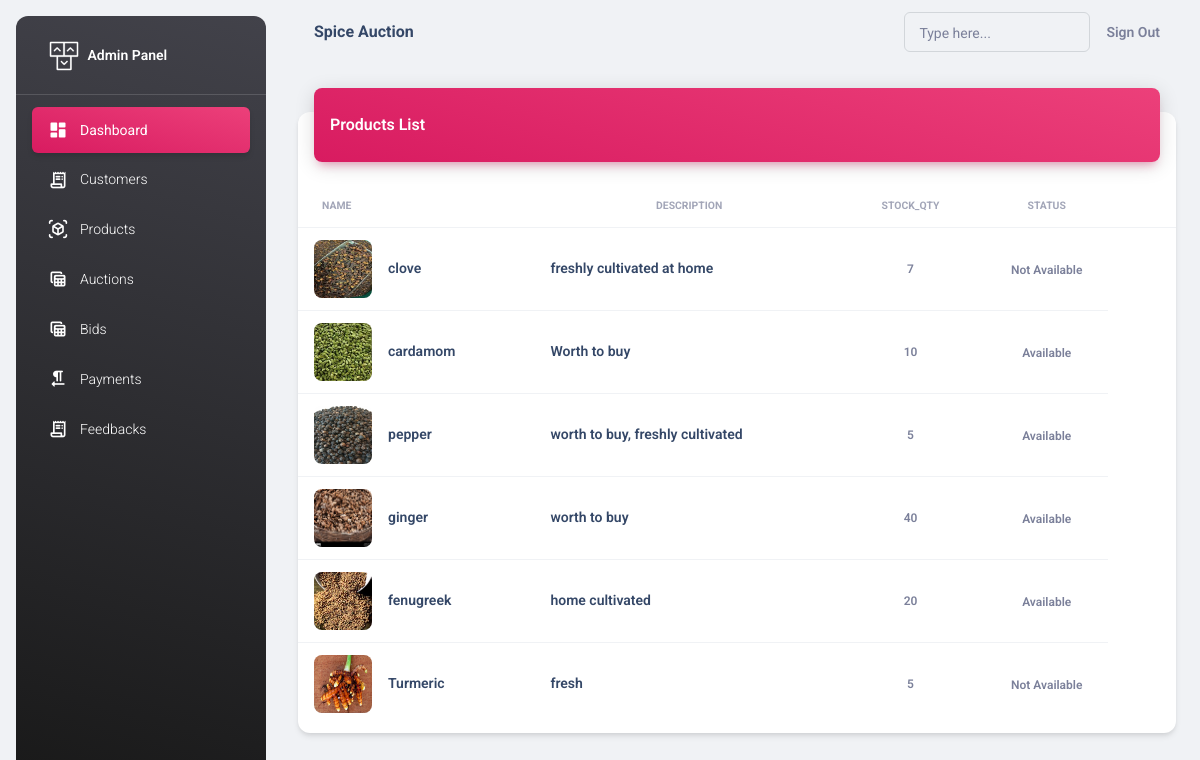
The page /adminapi/products/ (signed in) on the database its author committed.
### adminapi/models.py (models this page shows, shortened)
class Spice(models.Model):
    seller = models.ForeignKey(Seller, on_delete=models.CASCADE)
    name = models.CharField(max_length=100)
    description = models.CharField(max_length=100)
    stock_quantity = models.PositiveIntegerField(default=0)
    image = models.ImageField(upload_to="images", null=True)
    created_at = models.DateTimeField(auto_now_add=True)
    choices= [
        ('Available', 'Available'),
        ('Not Available', 'Not Available'),
    ]
    status=models.CharField(max_length=50, choices=choices, default='Available')

### adminapi/views.py (the view)
# urls.py: path("products/",views.ProductsView.as_view(),name="products"),
@method_decorator(decs,name="dispatch")
class ProductsView(ListView):
    template_name="products.html"
    model=Spice
    context_object_name="spices"

### adminapi/views.py (called while the page is built)
def signin_required(fn):
    def wrapper(request,*args,**kwargs):
        if not request.user.is_authenticated:
            messages.error(request,"invalid session!..please login")
            return redirect("adminsignin")
        else:
            return fn(request,*args,**kwargs)
    return wrapper

def is_admin(fn):
    def wrapper(request,*args,**kwargs):
        if not request.user.is_superuser:
            messages.error(request,"Permission denied for current user !")
            return redirect("adminsignin")
        else:
            return fn(request,*args,**kwargs)
    return wrapper

### adminapi/templates/products.html
{%extends 'base.html'%}
{%load static%}
{%block body_block%}
<div class="container-fluid py-4">
    <div class="row">
      <div class="col-12">
        <div class="card my-4">
          <div class="card-header p-0 position-relative mt-n4 mx-3 z-index-2">
            <div class="bg-gradient-primary shadow-primary border-radius-lg pt-4 pb-3">
              <h6 class="text-white text-capitalize ps-3">Products List</h6>
            </div>
          </div>
          <div class="card-body px-0 pb-2">
            <div class="table-responsive p-0">
              <table class="table align-items-center mb-0">
                <thead>
                  <tr>
                    <th class="text-uppercase text-secondary text-xxs font-weight-bolder opacity-7">Name</th>
                    <th class="text-center text-uppercase text-secondary text-xxs font-weight-bolder opacity-7">Description</th>
                    <th class="text-center text-uppercase text-secondary text-xxs font-weight-bolder opacity-7">Stock_qty</th>
                    <th class="text-center text-uppercase text-secondary text-xxs font-weight-bolder opacity-7">Status</th>
                    <th class="text-secondary opacity-7"></th>
                  </tr>
                </thead>
                <tbody>
                    {%for s in spices%}
                        <tr>
                            <td>
                            <div class="d-flex px-2 py-1">
                                <div>
                                <img src="{{s.image.url}}" class="avatar avatar-lg me-3 border-radius-lg">
                                </div>
                                <div class="d-flex flex-column justify-content-center">
                                <h6 class="mb-0 text-sm">{{s.name}}</h6>
                                </div>
                            </div>
                            </td>
                            <td>
                            <h6 class="mb-0 text-sm">{{s.description}}</h6>
                            </td>
                            <td class="align-middle text-center text-sm">
                            <span class="text-secondary text-xs font-weight-bold">{{s.stock_quantity}}</span>
                            </td>
                            <td class="align-middle text-center">
                            <span class="text-secondary text-xs font-weight-bold">{{s.status}}</span>
                            </td>
                        </tr>
                    {%endfor%}
                </tbody>
              </table>
            </div>
          </div>
        </div>
      </div>
    </div>
  </div>
{%endblock%}

### rows shown on the page
Spice: image (picture), name "clove", description "freshly cultivated at home", stock_quantity "7", status "Not Available"
Spice: image (picture), name "cardamom", description "Worth to buy", stock_quantity "10", status "Available"
Spice: image (picture), name "pepper", description "worth to buy, freshly cultivated", stock_quantity "5", status "Available"
Spice: image (picture), name "ginger", description "worth to buy", stock_quantity "40", status "Available"
Spice: image (picture), name "fenugreek", description "home cultivated", stock_quantity "20", status "Available"
Spice: image (picture), name "Turmeric", description "fresh", stock_quantity "5", status "Not Available"
